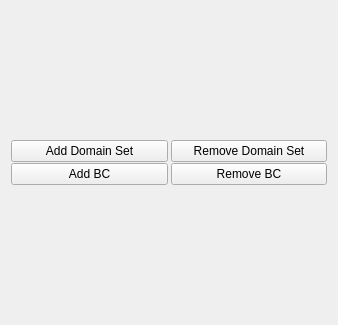
<?xml version="1.0" encoding="UTF-8"?>
<ui version="4.0">
 <class>qtModelPanel</class>
 <widget class="QWidget" name="qtModelPanel">
  <property name="geometry">
   <rect>
    <x>0</x>
    <y>0</y>
    <width>338</width>
    <height>325</height>
   </rect>
  </property>
  <property name="windowTitle">
   <string>Form</string>
  </property>
  <layout class="QVBoxLayout" name="verticalLayout">
   <property name="spacing">
    <number>3</number>
   </property>
   <item>
    <layout class="QVBoxLayout" name="treeviewLayout"/>
   </item>
   <item>
    <layout class="QGridLayout" name="gridLayout">
     <property name="verticalSpacing">
      <number>1</number>
     </property>
     <item row="0" column="0">
      <widget class="QPushButton" name="AddDomainset">
       <property name="sizePolicy">
        <sizepolicy hsizetype="Preferred" vsizetype="Fixed">
         <horstretch>0</horstretch>
         <verstretch>0</verstretch>
        </sizepolicy>
       </property>
       <property name="text">
        <string>Add Domain Set</string>
       </property>
      </widget>
     </item>
     <item row="0" column="1">
      <widget class="QPushButton" name="RemoveDomainset">
       <property name="sizePolicy">
        <sizepolicy hsizetype="Preferred" vsizetype="Fixed">
         <horstretch>0</horstretch>
         <verstretch>0</verstretch>
        </sizepolicy>
       </property>
       <property name="text">
        <string>Remove Domain Set</string>
       </property>
      </widget>
     </item>
     <item row="1" column="0">
      <widget class="QPushButton" name="AddBC">
       <property name="sizePolicy">
        <sizepolicy hsizetype="Preferred" vsizetype="Fixed">
         <horstretch>0</horstretch>
         <verstretch>0</verstretch>
        </sizepolicy>
       </property>
       <property name="text">
        <string>Add BC</string>
       </property>
      </widget>
     </item>
     <item row="1" column="1">
      <widget class="QPushButton" name="RemoveBC">
       <property name="sizePolicy">
        <sizepolicy hsizetype="Preferred" vsizetype="Fixed">
         <horstretch>0</horstretch>
         <verstretch>0</verstretch>
        </sizepolicy>
       </property>
       <property name="text">
        <string>Remove BC</string>
       </property>
      </widget>
     </item>
    </layout>
   </item>
  </layout>
 </widget>
 <resources/>
 <connections/>
</ui>
